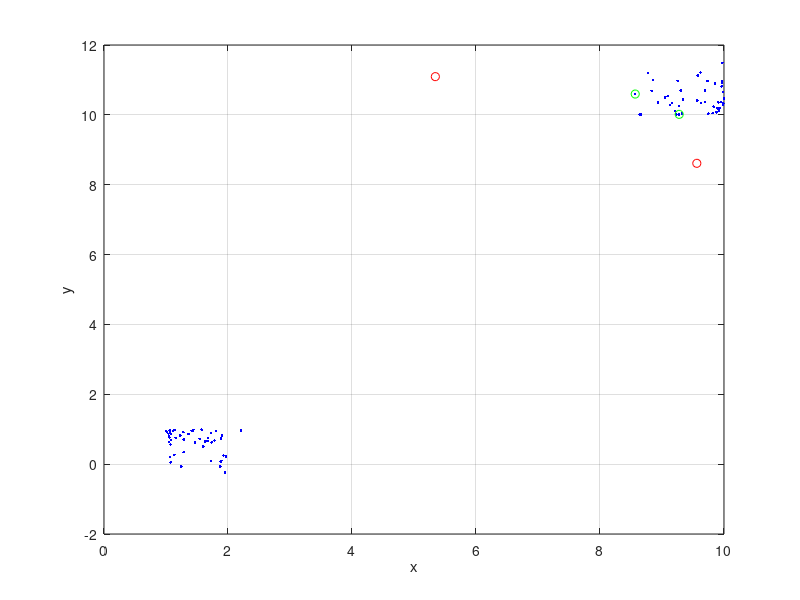
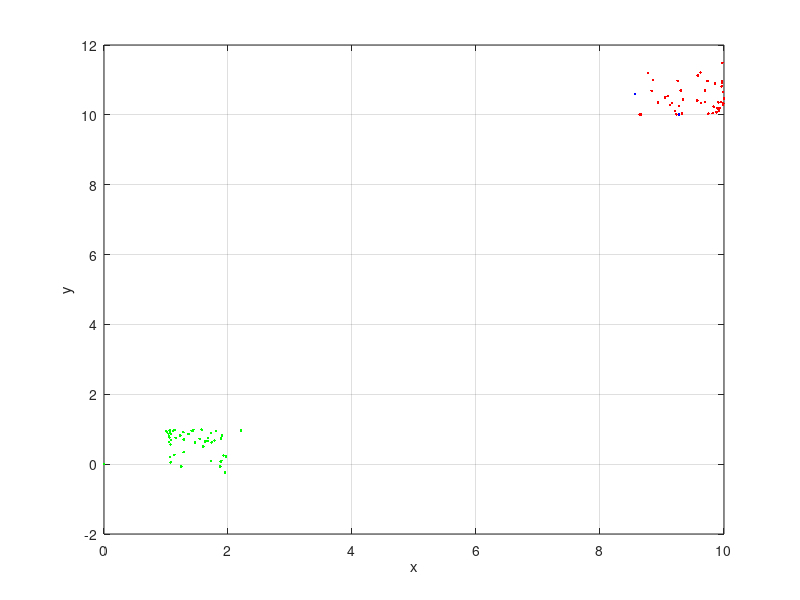

MATLAB code for these plots, in order:
clc,close all,clear all

% Number of clusters this is given information
Ncl = 2; 

x1center  = 1;
y1center  = 1;
x2center  = 10;
y2center  = 10;




N = 100;
x = zeros(N,1);
y = zeros(N,1);
lc1 = zeros(N,1);
lc2 = zeros(N,1);



for i=1:N    
    if mod(i,2)==0 
        x(i) = x1center + 2*rand*sin(rand) ;
        y(i) = x1center - 2*rand*sin(rand);
    else
        x(i) = x2center - 2*rand*sin(rand) ;
        y(i) = x2center + 2*rand*sin(rand) ;      
    end
    
end


figure (1)
plot(x,y,'b.')
xlabel('x')
xlabel('y')
grid on


while(true)
xc1 = max(x)*rand;
yc1 = max(y)*rand;
xc2 = max(x)*rand;
yc2 = max(y)*rand;

for i=1:length(x)
    lc1(i) = sqrt( (xc1 - x(i)).^2 + ( yc1 - y(i)).^2  );
    lc2(i) = sqrt( (xc2 - x(i)).^2 + ( yc2 - y(i)).^2  );
end

 if lc1(1)*lc2(1)< 0.5*max(x).^2 break;
 end

end



hold on
plot(xc1,yc1,'ro')
hold on
plot(xc2,yc2,'ro')
xlabel('x')
ylabel('y')


% Calculation the lengths
% for 1 center
lc1 = zeros(N,1);
lc2 = zeros(N,1);

k = 0;
while (true)
k = k+1

for i=1:length(x)
    lc1(i) = sqrt( (xc1 - x(i)).^2 + ( yc1 - y(i)).^2  );
    lc2(i) = sqrt( (xc2 - x(i)).^2 + ( yc2 - y(i)).^2  );
end



[M1,I1] = min(lc1)
[M2,I2] = min(lc2)

xc1_new = x(I1);
xc2_new = x(I2);

yc1_new = y(I1);
yc2_new = y(I2);


if  ((xc1_new - xc1)< 0.01  && (xc2_new - xc2)< 0.01 && (yc1_new - yc1)< 0.1  && (yc2_new - yc2)< 0.1 )  break;
end

xc1 = xc1_new;
xc2 = xc2_new;

yc1 = yc1_new;
yc2 = yc2_new;

end

hold on
plot(xc1,yc1,'go')
hold on
plot(xc2,yc2,'go')
xlabel('x')
ylabel('y')


x1 = zeros(N,1);
y1 = zeros(N,1);
x2 = zeros(N,1);
y2 = zeros(N,1);


% Changing Color For clusters
for i = 1:N
    if (lc1(i)< 2)
        x1(i) = x(i); y1(i) = y(i);
    else
        x2(i) = x(i); y2(i) = y(i);
    end
end

figure(3)
plot(x1,y1,'r.')
grid on
hold on
plot(x2,y2,'g.')
xlabel('x')
ylabel('y')
grid on
hold on
plot(xc1,yc1,'b.')
hold on
plot(xc2,yc2,'b.')

% 2+2 = 10



% add some minor changing
% add minot update with more perfect code

clc,close all,clear all
disp('new features')
% another one
